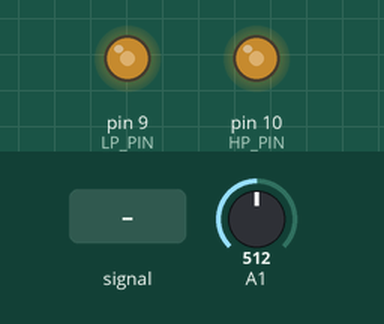
Simulated run of this sketch. Board: Arduino Uno, built with avr-gcc and run on an emulated ATmega328P. Shown: output pins drawn as LEDs (lit = HIGH). The test bench sets the inputs (shaded band); at power-on: A1 = 512.

Above: at 1.2 s.
1.3 s: A1 fed a 200 Hz sine of ±81 counts around its level
Timing chart, 0 to 3.7 s (numbered marks = the images above; inputs shaded):
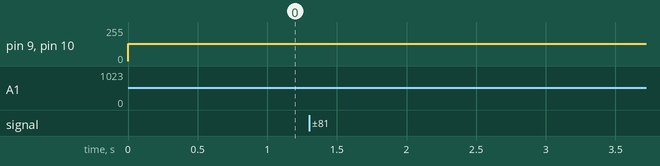

The sketch:

simple_slow_qmf.ino
```cpp
#include "coefficients.h"

// simple_slow_qmf.ino - Floating point implementation
const uint8_t LP_PIN = 9, HP_PIN = 10;
#define B 256
int16_t x[B];
uint8_t i = 0;
uint32_t last_micros = 0;

void setup() {
  pinMode(LP_PIN, OUTPUT);
  pinMode(HP_PIN, OUTPUT);
}

void loop() {
  uint32_t now = micros();
  if (now - last_micros < 1000000 / SAMPLING_RATE) return;
  last_micros = now;

  x[i] = analogRead(A1);
  float y1 = 0, y2 = 0;
  for (int j = 0; j < QMF_N; j++) {
    float in = (float)x[(i - j + B) % B] - 512.0;
    y1 += h_float[j] * in;
    y2 += g_float[j] * in;
  }
  // Standard DB4 gain is ~1.41 (sqrt(2)).
  // Sum of absolute values is ~1.67.
  // For +/- 512 input, max output is +/- 856.
  // We need to scale down to fit within 0..255 (offset 128).
  // 856 / 8.0 = 107. 128 +/- 107 is 21 to 235. Safe.
  analogWrite(LP_PIN, constrain((int)(y1 / 8.0 + 128.5), 0, 255));
  analogWrite(HP_PIN, constrain((int)(y2 / 8.0 + 128.5), 0, 255));
  i = (i + 1) % B;
}
```

coefficients.h
```cpp
// Auto-generated QMF coefficients (DB4, Standard Orthogonal)
#ifndef COEFFICIENTS_H
#define COEFFICIENTS_H

#define QMF_N 4
#define SAMPLING_RATE 2000

// Floating point coefficients (Sum = sqrt(2))
const float h_float[QMF_N] = { 0.48296291f, 0.83651630f, 0.22414387f, -0.12940952f };
const float g_float[QMF_N] = { -0.12940952f, -0.22414387f, 0.83651630f, -0.48296291f };

// Fixed point coefficients (scaled by 2^15)
const int16_t h_fixed[QMF_N] PROGMEM = { 15826, 27411, 7345, -4240 };
const int16_t g_fixed[QMF_N] PROGMEM = { -4240, -7345, 27411, -15826 };

#endif
```
